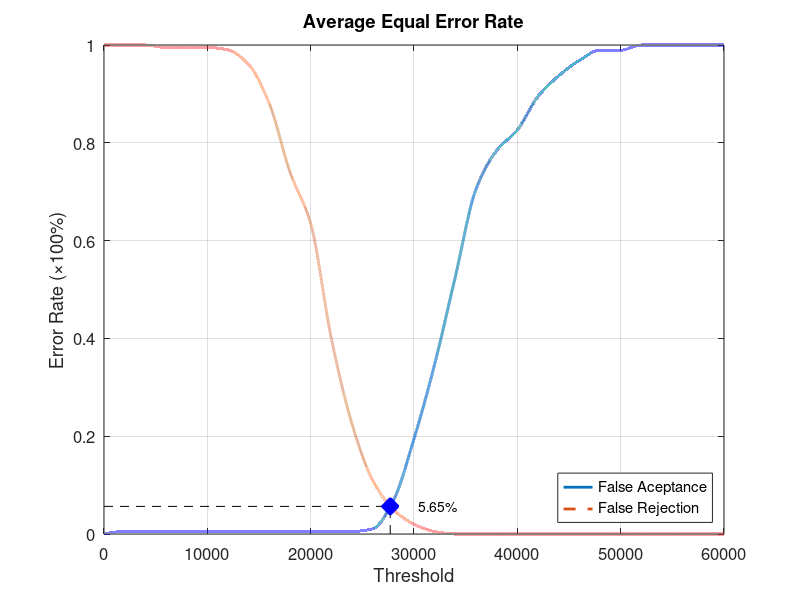
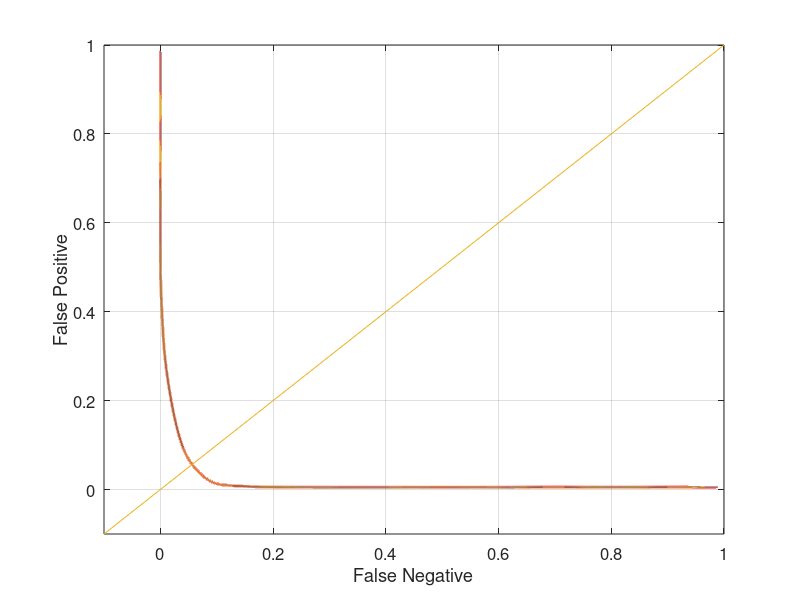

Recreate these plots in MATLAB, in order.
function yEER = Database4_3
close all;
clear;
clc;
x = 0:2000:60000;
xq = 0:0.5:60000;

y0 = [0 0.00526316 0.00526316 0.00526316 0.00526316 0.00526316 0.00526316 0.00526316 0.00526316 0.00526316 0.00526316 0.00526316 0.00526316 0.0105263 0.0684211 0.194737 0.347368 0.526316 0.705263 0.784211 0.826316 0.894737 0.936842 0.968421 0.989474 0.989474 1 1 1 1 1];
yy0 = interp1(x, y0, xq, 'pchip');
y1 = [1 1 1 0.995 0.995 0.995 0.99 0.96 0.88 0.74 0.635 0.4 0.225 0.11 0.05 0.02 0.005 0 0 0 0 0 0 0 0 0 0 0 0 0 0];
yy1 = interp1(x, y1, xq, 'pchip');

% Calculating EER: 
y2 = abs(y0 - y1);
find(y2 == min(y2))
yy2 = abs(yy0 - yy1);
xEER = find(yy2 == min(yy2));
xEERIndex = xq(xEER) % X-axis EER
yEER = yy0(xEER) % Y-axis EER

main = figure
plot(xq, yy0,'-','LineWidth', 2);	hold on
plot(xq, yy1,'--','LineWidth', 2);	hold on
plot([xEERIndex xEERIndex], [0 yEER], 'k--');	hold on
plot([0 xEERIndex], [yEER yEER], 'k--');	hold on
plot(xEERIndex, yEER, 'bx', 'LineWidth', 10);	hold on
text(xEERIndex + 10 * xEERIndex / 100, yEER, [num2str(round((10000 * yEER)) / 100) '%'])
legend('False Aceptance', 'False Rejection', 'Location', 'SouthEast')
xlabel('Threshold')
ylabel('Error Rate (\times100%)')
title('Average Equal Error Rate')
set(gca, 'FontSize', 12)
axis([0 60000 0 1])
grid on

print(main, 'Database4_3Main', '-dpng');
FNRxFPR = figure('Color', [1 1 1]);
plot(yy1, yy0, '-', yy1, yy0, 'LineWidth', 2);
hold on
y = -0.1:0.1:1
plot(y, y); 
set(gca, 'FontSize', 12)
xlabel('False Negative')
ylabel('False Positive')
axis([-0.1 1 -0.1 1])
set(gca, 'FontSize', 12)
grid on

print(FNRxFPR, 'Database4_3FNRxFPR','-dpng');
end
